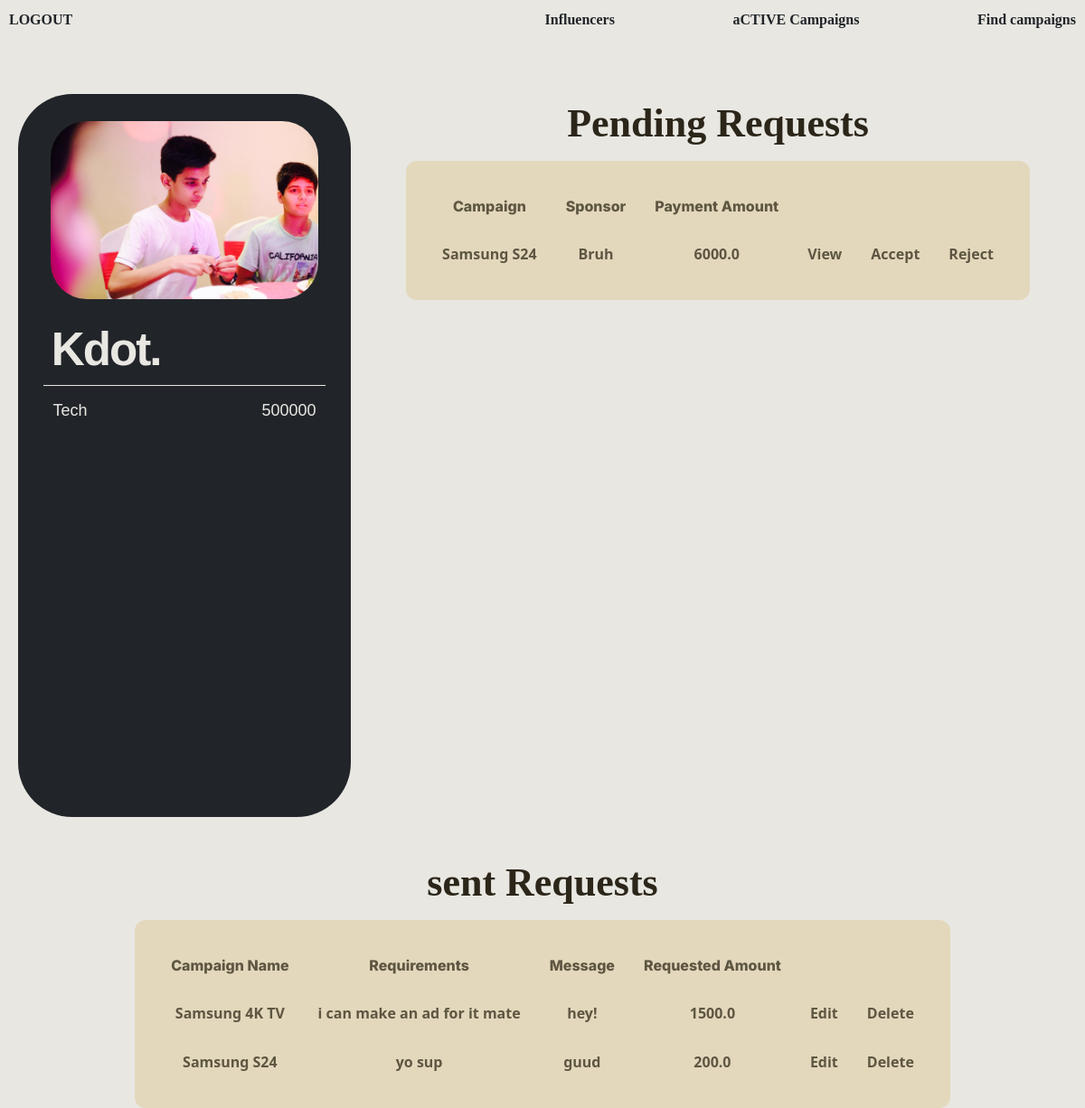
The app's page /influencer/dashboard (signed in) with its own data.
### website/models.py (models this page shows)
class Influencer(db.Model, UserMixin):
    __tablename__ = 'influencer'
    id = db.Column(db.Integer, primary_key=True)
    name = db.Column(db.String(150), nullable=False)
    email = db.Column(db.String(150), nullable=False)
    profile_picture = db.Column(db.String(100), nullable=False)
    niche = db.Column(db.String(100), nullable=False)
    reach = db.Column(db.Integer, nullable=False)
    user_id = Column(Integer, ForeignKey('user.id'), nullable=False)
    platform= db.Column(db.String(100), nullable=False)

class Campaign(db.Model):
    id = db.Column(db.Integer, primary_key=True)
    name = db.Column(db.String(140), nullable=False)
    description = db.Column(db.Text, nullable=False)
    start_date = db.Column(db.DateTime, nullable=False, default=datetime.utcnow)
    end_date = db.Column(db.DateTime, nullable=False)
    budget = db.Column(db.Integer , nullable=False)
    visibility = db.Column(db.String(10), nullable=False)  # 'public' or 'private'
    goals = db.Column(db.Text, nullable=False)
    user_id = db.Column(db.Integer, db.ForeignKey('user.id'), nullable=False)
    user_name= db.Column(db.String(150),db.ForeignKey('user.name'))
    ad_requests = db.relationship('AdRequest', backref='campaign', lazy=True)

class User(db.Model, UserMixin):
    id = db.Column(db.Integer, primary_key=True)
    email = db.Column(db.String(150), unique=True)
    password = db.Column(db.String(150))
    name = db.Column(db.String(150))
    role=  db.Column(db.String(20), nullable=True)
    influencers = relationship('Influencer', backref='user', lazy=True)

class AdRequest(db.Model):
    id = db.Column(db.Integer, primary_key=True)
    campaign_id = db.Column(db.Integer, db.ForeignKey('campaign.id'), nullable=False)
    influencer_id = db.Column(db.Integer, db.ForeignKey('influencer.id'))
    messages = db.Column(db.Text)
    requirements = db.Column(db.Text, nullable=False)
    payment_amount = db.Column(db.Float, nullable=False)
    status = db.Column(db.String(20), nullable=False, default='Pending')

class campaignRequest(db.Model):
    id = db.Column(db.Integer, primary_key=True)
    campaign_id = db.Column(db.Integer, db.ForeignKey('campaign.id'), nullable=False)
    influencer_id= db.Column(db.Integer, db.ForeignKey('influencer.id'))
    messages = db.Column(db.Text)
    requirements = db.Column(db.Text, nullable=False)
    payment_amount = db.Column(db.Float, nullable=False)
    status = db.Column(db.String(20), nullable=False, default='Pending')

### website/influencer.py (the view)
@influencer.route('/dashboard', methods=['GET', 'POST'])
@role_required('Influencer')
@login_required
def dashboard():
    influencers = current_user.influencers
    influencer = influencers[0] if influencers else None
    ad_requests = AdRequest.query.filter_by(influencer_id=influencer.id).all()
    campaignRequests = campaignRequest.query.filter_by(influencer_id=influencer.id).all()
    campaign_requests_with_details = []
    for campaign_request in campaignRequests:
        campaign=Campaign.query.get(campaign_request.campaign_id)
        if campaign:
            campaign_name=campaign.name
            campaign_requests_with_details.append({
            'campaign_request': campaign_request,
            'campaign_name': campaign_name
                })
        else:flash('Campaign not found', category='error')
    ad_requests_with_details = []
    for ad_request in ad_requests:
        campaign = Campaign.query.get(ad_request.campaign_id)
        user = User.query.get(campaign.user_id)
        ad_requests_with_details.append({
            'ad_request': ad_request,
            'campaign_name': campaign.name,
            'user_name': user.name
        })
    return render_template("Influencer/dashboard.html",campaign_requests=campaign_requests_with_details, user=current_user, influencer=influencer, ad_requests=ad_requests_with_details)

### website/auth.py (called while the page is built)
def role_required(role):
    def decorator(f):
        @wraps(f)
        def decorated_function(*args, **kwargs):
            if current_user.role != role:
                abort(403)
            return f(*args, **kwargs)
        return decorated_function
    return decorator

### website/templates/Influencer/dashboard.html (shortened to what this page needs)
{% extends "base.html" %}{% block body_class %} influencer {% endblock %}  {% block content %}
<div class="navbar">
  <a class="mb-8 heading1 link" href="{{ url_for('views.logout') }}">LOGOUT</a>
  <a href="{{ url_for('influencer.viewInfluencers') }}">
    <h1 class="text-center mb-8 heading1 link">Influencers</h1>
  </a>
  <a class="heading1 link" href="{{ url_for('influencer.activeCampaigns') }}"
    >aCTIVE Campaigns</a
  >
  <a class="heading1 link" href="{{ url_for('influencer.viewCampaigns') }}"
    >Find campaigns</a
  >
</div>
<div class="hero">
  {% if influencer %}
  <div class="square square2">
    <div class="pfp-wrapper">
      <img
        src="{{ url_for('static', filename='uploads/' + influencer.profile_picture) }}"
        alt="{{ influencer.name }}'s profile picture"
        class="pfp"
      />
    </div>
    <div class="name">{{ influencer.name }}</div>
    <hr />
    <div class="attri">
      <p>{{ influencer.niche }}</p>
      <p>{{ influencer.reach }}</p>
    </div>
  </div>
  <table class="prim-table prim-table-home">
    <caption class="heading2">
      Pending Requests
    </caption>
    <thead>
      <tr>
        <th class="prim-row">Campaign</th>
        <th class="prim-row">Sponsor</th>
        <th class="prim-row">Payment Amount</th>
      </tr>
    </thead>
    <tbody>
      {% for ad_request_details in ad_requests %} {% if
      ad_request_details.ad_request.status == "Pending" %}
      <tr class="prim-row">
        <td>{{ ad_request_details.campaign_name }}</td>
        <td>{{ ad_request_details.user_name }}</td>
        <td>{{ ad_request_details.ad_request.payment_amount }}</td>
        <td>
          <a
            class="link"
            href="{{ url_for('influencer.viewRequest', ad_request_id=ad_request_details.ad_request.id) }}"
            >View</a
          >
        </td>
        <td>
          <form
            action="{{ url_for('influencer.accept_ad_request', ad_request_id=ad_request_details.ad_request.id) }}"
            method="post"
          >
            <button class="link" type="submit">Accept</button>
          </form>
        </td>
        <td>
          <form
            action="{{ url_for('influencer.reject_ad_request', ad_request_id=ad_request_details.ad_request.id) }}"
            method="post"
          >
            <button class="link" type="submit">Reject</button>
          </form>
        </td>
        {% endif %} {% endfor %}
      </tr>
    </tbody>
  </table>
</div>
<table class="prim-table prim-table-home">
  <caption class="heading2">
    sent Requests
  </caption>
  <thead>
    <tr>
      <th class="prim-row">Campaign Name</th>
      <th class="prim-row">Requirements</th>
      <th class="prim-row">Message</th>
      <th class="prim-row">Requested Amount</th>
    </tr>
  </thead>
  <tbody>
    {% for campaignRequest in campaign_requests %} {% if
    campaignRequest.campaign_request.status == "Pending" %}
    <tr class="prim-row">
      <td>{{campaignRequest.campaign_name}}</td>
      <td>{{ campaignRequest.campaign_request.requirements }}</td>
      <td>{{ campaignRequest.campaign_request.messages }}</td>
      <td>{{ campaignRequest.campaign_request.payment_amount }}</td>
      <td>
        <a
          href="{{ url_for('influencer.edit_campaign_request', campaign_request_id=campaignRequest.campaign_request.id)}}"
          class="link"
          >Edit</a
        >
      </td>
      <td>
        <form
          action="{{ url_for('influencer.delete_campaign_request', campaign_request_id=campaignRequest.campaign_request.id) }}"
          method="POST"
          onsubmit="return confirm('Are you sure you want to delete the request?');"
        >
          <button class="link" type="submit">Delete</button>
        </form>
      </td>
      {% endif %} {% endfor %}
    </tr>
  </tbody>
</table>
{% endif %} {% endblock %}

### website/static/css/main.css (style rules this page uses)
html, :host { line-height: 1.5; -webkit-text-size-adjust: 100%; -moz-tab-size: 4; -o-tab-size: 4; tab-size: 4; font-family: ui-sans-serif, system-ui, sans-serif, "Apple Color Emoji", "Segoe UI Emoji", "Segoe UI Symbol", "Noto Color Emoji"; font-feature-settings: normal; font-variation-settings: normal; -webkit-tap-highlight-color: transparent; }
body { margin: 0; line-height: inherit; }
hr { height: 0; color: inherit; border-top-width: 1px; }
h1, h2, h3, h4, h5, h6 { font-size: inherit; font-weight: inherit; }
a { color: inherit; text-decoration: inherit; }
table { text-indent: 0; border-color: inherit; border-collapse: collapse; }
button, input, optgroup, select, textarea { font-family: inherit; font-feature-settings: inherit; font-variation-settings: inherit; font-size: 100%; font-weight: inherit; line-height: inherit; letter-spacing: inherit; color: inherit; margin: 0; padding: 0; }
button, select { text-transform: none; }
button, input:where([type='button']), input:where([type='reset']), input:where([type='submit']) { -webkit-appearance: button; background-color: transparent; background-image: none; }
blockquote, dl, dd, h1, h2, h3, h4, h5, h6, hr, figure, p, pre { margin: 0; }
button, [role="button"] { cursor: pointer; }
img, svg, video, canvas, audio, iframe, embed, object { display: block; vertical-align: middle; }
img, video { max-width: 100%; height: auto; }
* { margin: 0; padding: 0; }
body.influencer { background-color: #e9e7e2; margin: 0px; padding: 0px; }
.navbar { display: flex; flex-direction: row; justify-content: space-between; align-items: center; padding: 10px; }
.square { margin-top: 40px; background-color: rgb(33, 37, 41); border-radius: 60px; color: #e9e7e2; height: auto; width: auto; max-width: 500px; max-width: calc(33.333% - 32px); display: flex; flex-direction: column; align-items: center; position: relative; transition: opacity 0.3s ease; transition: transform 0.3s ease; }
.square2 { height: 100vh; margin-left: 20px; width: fixed; }
hr { width: 85%; border: none; border-bottom: 1px solid #e9e7e2; margin-top: 10px; margin-bottom: -6px; }
.pfp-wrapper { display: flex; justify-content: center; align-items: center; width: 90%; height: auto; padding: 18px; padding-top: 30px; transition: opacity 0.3s ease; }
.pfp { width: 100%; height: 100%; -o-object-fit: cover; object-fit: cover; border-radius: 40px; }
.name { font-family: Arial, Helvetica, sans-serif; font-size: 3.2rem; font-weight: bold; margin-bottom: -10px; color: #e9e7e2; width: 80%; text-align: left; transition: opacity 0.3s ease; letter-spacing: -2px; }
.attri { font-family: Arial, Helvetica, sans-serif; display: flex; flex-direction: row; font-size: 18px; margin-bottom: 10px; justify-content: space-between; width: 90%; padding: 20px; transition: opacity 0.3s ease; }
.heading1 { font-family: aesthetic; font-weight: bold; color: #212529; font-size: 16px; margin-bottom: 20px; }
.heading2 { color: #2b2619; font-family: ultra; font-weight: bold; font-size: 44px; margin-bottom: 8px; }
th { color: #323a81; font-family: Inter; font-size: 1.625 rem; font-style: normal; font-weight: 800; line-height: normal; }
.link { text-decoration: none; position: relative; cursor: pointer; }
.link::after { content: ""; position: absolute; left: 0; bottom: 0; width: 100%; height: 1.4px; background-color: transparent; transition: background-color 0.3s ease-in; }
.prim-table-home { height: -moz-fit-content; height: fit-content; padding: 20px; }
tr { color: #323a81; }
tr.prim-row { color: #5e5642; }
td { font-size: 1 rem; font-style: normal; font-weight: 600; line-height: normal; }
table { margin: 0 auto; border-collapse: separate; border-spacing: 8px; max-width: 1200px; margin-top: 40px; background-color: #e1e5ff; border-radius: 12px; padding: 10px; }
table.prim-table { background-color: #e3d8bc; }
th.prim-row { color: #5e5642; }
th, td { padding: 12px; text-align: center; }
.hero { display: flex; }

### records on screen
Influencer: profile_picture (picture), name "Kdot.", niche "Tech", reach "500000"
Campaign: campaign_name "Samsung S24", campaign_name "Samsung S24", campaign_request.requirements "yo sup", campaign_request.messages "guud", campaign_request.payment_amount "200.0"
User: user_name "Bruh"
AdRequest: ad_request.payment_amount "6000.0"
Campaign: campaign_name "Samsung 4K TV", campaign_request.requirements "i can make an ad for it mate", campaign_request.messages "hey!", campaign_request.payment_amount "1500.0"
